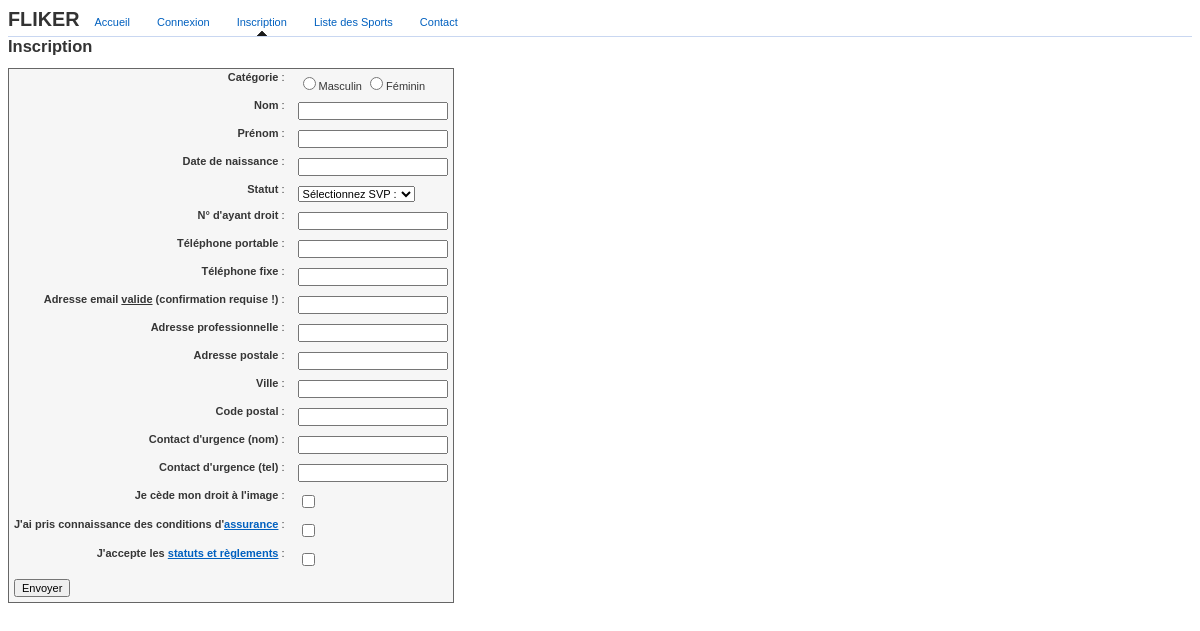
The app's page /inscription.php with its own data.
### tables this page shows
CREATE TABLE IF NOT EXISTS `fliker_config` (
  `id` varchar(255) NOT NULL COMMENT 'conf=configuration globale,notif=notification à envoyer,txt=message texte intégré au site',
  `valeur` varchar(1024) NOT NULL,
  `description` varchar(255) NOT NULL,
  PRIMARY KEY (`id`)
);

CREATE TABLE IF NOT EXISTS `fliker_champs_adherent` (
  `nom` varchar(255) NOT NULL,
  `type` varchar(255) NOT NULL,
  `description` varchar(255) NOT NULL,
  `exemple` varchar(255) NOT NULL,
  `ordre` int(16) NOT NULL,
  `required` tinyint(1) NOT NULL,
  `inscription` tinyint(1) NOT NULL,
  `user_viewable` tinyint(1) NOT NULL DEFAULT '0',
  `user_editable` tinyint(1) NOT NULL,
  `admin` tinyint(1) NOT NULL,
  `search_simple` tinyint(1) NOT NULL,
  `search_trombi` tinyint(1) NOT NULL,
  `format` varchar(255) NOT NULL,
  PRIMARY KEY (`nom`)
);

### includes/config.php (called while the page is built, shortened)
<?php
$dbname = "fliker";
?>

### webservices/General.php (called while the page is built, shortened)
<?php
function getParam($id){
	$query= "SELECT valeur FROM {$GLOBALS['prefix_db']}config WHERE id='$id' ";
	$results = mysql_query($query);
	if (mysql_num_rows($results) > 0)
		$ret = mysql_result($results,0,"valeur");
	else
		$ret = NULL;
	return $ret;
}
?>

### webservices/Adherent.php (called while the page is built, shortened)
<?php
function getChampsAdherents()
{
	$query = "SELECT * FROM {$GLOBALS['prefix_db']}champs_adherent ORDER BY ordre ASC";
	$results = mysql_query($query);
	$champs = array();
	while($row = mysql_fetch_array($results)){
		$champs[$row['nom']] = $row;
	}
	return $champs;
}
?>

### webservices/Select.php (called while the page is built, shortened)
<?php
function getSelect($table){
	$query = "SELECT id,nom FROM {$GLOBALS['prefix_db']}$table ORDER BY nom";
	$results = mysql_query($query);
	$tab = array();
	while($row = mysql_fetch_array($results)){
			$tab[$row['id']] = $row['nom'];
	}
	return $tab;
}
?>

### inscription.php (the view, shortened to what this page needs)
<?php
$header = '
<!DOCTYPE HTML PUBLIC "-//W3C//DTD HTML 3.2 Final//EN">
<html>
 <head>
  <title>::Fliker::Inscription</title>
  <link rel="stylesheet" type="text/css" href="./includes/style.css" />
  <link rel="stylesheet" type="text/css" href="./includes/css/ui-lightness/jquery-ui-1.8.11.custom.css" />
	<script type="text/javascript" src="./includes/js/jquery.js"></script>
	<script type="text/javascript" src="./includes/js/jquery.validate.min.js"></script>
	<script type="text/javascript" src="./includes/js/jquery-ui.js"></script>
	<script type="text/javascript" src="./includes/js/jquery.ui.datepicker-fr.js"></script>
 	</head>
	<body>';
$footer = '</body></html>';
include("General.php");
include("Adherent.php");
include("Select.php");
include_once("EspaceMembre.class.php");
print $header;
$EspaceMembre = new EspaceMembre;
$EspaceMembre->showMenu();
print '<h2>Inscription</h2>';
if (isset($_POST['action']) && $_POST['action'] == 'submitted')
{
	if(!(strcmp($_SESSION['uid'],"") == 0))
	{
		$_SESSION = $_POST;
		$tab = getChampsAdherents();
		print "<h2>Récapitulatif</h2>";
		print '<TABLE BORDER="1">';
		foreach($tab as $row){
			if($row['inscription']==1)
			{
				print '<TR>';
				if($row['type']==="varchar")
					print '<TD>'.$row['description'].'</TD><TD>'.$_SESSION[$row['nom']].'</TD>';
				if($row['type']==="date")
					print '<TD>'.$row['description'].'</TD><TD>'.$_SESSION[$row['nom']].'</TD>';
				if($row['type']==="tinyint")
				{
					if (isset($_SESSION[$row['nom']]) && $_SESSION[$row['nom']]==="on")
						print '<TD>'.$row['description'].'</TD><TD>Oui</TD>';
					else
						print '<TD>'.$row['description'].'</TD><TD>Non</TD>';
				}
				if($row['type']==='file')
				{
					print '<TD>'.$row['description'].'</TD><TD>'.$_FILES[$row['nom']]['name'].'</TD>';
					saveImage($_SESSION['email'],$row['nom']);
				}
				if($row['type']==="select")
				{
					$tab=getSelect($row['nom']);
					print '<TD>'.$row['description'].'</TD><TD>'.$tab[$_SESSION['id_'.$row['nom']]].'</TD>';
				}
			}
			print '</TR>';
		}
		print '</TABLE>';
		print '<button type="button" onclick="history.go(-1)">
			Modifier
		</button> ';
		print '<FORM action="inscription.php" method="POST">
		<input type=\'hidden\' name=\'action\' value=\'confirmed\' />
		<INPUT type=\'submit\' value=\'Confirmer\'>
		</FORM>
		';
		print $footer;
	}
	else
		header("location: inscription.php") ;
}
else if (isset($_POST['action']) && $_POST['action'] == 'confirmed')
{
	$cryptinstall="./includes/cryptographp.fct.php";
	include $cryptinstall;
	include("includes/captcha.php");
}
else
{
	$tab = getChampsAdherents();
	print '<br/><FORM id="f_inscription" action="inscription.php?';
	echo SID;
	print '" enctype="multipart/form-data" method="POST">';
	print '<table border=0>';
	foreach($tab as $row)
	{
		if($row['inscription']==1)
		{
			$format =$row['format'];
			if ($row['required']==1)
				$format ="class=\"{$format}_req\"";
			else
				$format="class=\"$format\"";
			if($row['format'] === "categorie")
			{
				print '<tr ><td class="label"><LABEL for ='.$row['nom'].' >'.$row['description'].'</LABEL> : </td>
					<td>
					<INPUT type=radio name='.$row['nom'].' '.$format.' value="M">Masculin
					<INPUT type=radio name='.$row['nom'].' '.$format.' value="F">Féminin
					</td>
					</tr>
					</div>';
			}
			else
			if($row['type']==='varchar')
				print '<tr><td class="label"><LABEL for ='.$row['nom'].' >'.$row['description'].'</LABEL> : </td><td><INPUT type=text name="'.$row['nom'].'" id="'.$row['nom'].'" '.$format.' ></td></tr>';
			else
			if($row['type']==='date')
				print '<tr><td class="label"><LABEL for ="datepicker" >'.$row['description'].'</LABEL> : </td><td><INPUT type=text readonly name="'.$row['nom'].'" id ="datepicker" '.$format.' ></td></tr>';
			else
			if($row['type']==='tinyint')
				print '<tr><td class="label"><LABEL for ='.$row['nom'].' >'.$row['description'].'</LABEL> : </td><td><INPUT type=checkbox name='.$row['nom'].' '.$format.'></td></tr>';
			else
			if($row['type']==='file')
				print '<tr><td class="label"><LABEL for ='.$row['nom'].' >'.$row['description'].'</LABEL> : </td><td><INPUT type=file name='.$row['nom'].' '.$format.'></td></tr>';
			else
			if($row['type']==='select'){
				$values = getSelect($row['nom']);
				print '<tr><td class="label"><LABEL for ='.$row['nom'].' >'.$row['description'].'</LABEL> : </td><td><SELECT name="id_'.$row['nom'].'" id="id_'.$row['nom'].'" '.$format.'>';
                                       print '<OPTION value="" selected>Sélectionnez SVP :</OPTION>';
				print '</SELECT></td></tr>';
			}
		}
	}
	print '<tr><td colspan="2"><INPUT type=\'submit\' name="submit" value=\'Envoyer\'></td></tr>';
	print '</table>';
	print '</FORM>';
	print $footer;
}
?>

### includes/EspaceMembre.class.php (shortened to what this page needs)
<?php
include_once("General.php");
include_once("Adherent.php");
class EspaceMembre
{
	public function showMenu($page = 0)
	{
		print '<div id="top">';
		print '<span id="title"><h1>';
		print getParam('text_top.txt');
		print '</h1></span>';
		include("menu.php");
		print '</div>';
	}
}
?>

### menu.php (shortened to what this page needs)
<?php
$info = pathinfo($_SERVER['PHP_SELF']);
$actuel = substr($info['basename'], 0, -4);
if($actuel == "inscription"){$tmp_stock5 = 'selected';}
if(isset($_SESSION['user']))
{$menu_logger='<li><a class="'.$tmp_stock1.'" href="index.php?page=7&adh='.$_SESSION['uid'].'">Mon espace</a></li>';}
else{
$menu_logger='
<li><a class="'.$tmp_stock3.'" href="index.php?page=23">Accueil</a></li>
<li><a class="'.$tmp_stock4.'" href="login.php">Connexion</a></li>
<li><a class="'.$tmp_stock5.'" href="inscription.php">Inscription</a></li>
';
}
print '
<ul id="main_menu">
'.$menu_logger.'
<li><a class="'.$tmp_stock2.'" href="index.php?page=21">Liste des Sports</a></li>
';
if (isset($_GET['page']))
	$tmp_stock3 = (($_GET['page']==22) ? 'selected' : '');
else
	$tmp_stock3 = '';
print '
<li><a class="'.$tmp_stock3.'" href="index.php?page=22">Contact</a></li>
';
print '</ul>';
?>

### includes/style.css (style rules this page uses)
* { font-size: 11px; }
body, input, select, textarea { font-family: verdana, arial, helvetica, sans-serif; font-size: 11px; }
body { color: #333; background-color: #fff; text-align: left; }
a:link { color:#0060BF; text-decoration: underline; }
h1, h2, h3, h4, h5, h6 { font-family: "Lucida Grande", "Lucida Sans Unicode", geneva, verdana, arial, helvetica, sans-serif; font-weight: bold; color: #333; }
h1 { font-size: 1.8em; margin: 0em; color: #333; }
h2 { font-size: 1.5em; margin: 0em; }
div { padding : 0em; margin : 0em; }
#top { border-bottom : 1px solid #C9D7F1; padding-bottom: 4px; }
#title { display: inline-block; }
#main_menu { display: inline-block; list-style: none; margin: 0.4em 0em 0.4em 0em; padding : 0em; }
#main_menu li { font: 67.5% "Lucida Sans Unicode", "Bitstream Vera Sans", "Trebuchet Unicode MS", "Lucida Grande", Verdana, Helvetica, sans-serif; display:inline; }
#main_menu a { padding: 8px 12px; text-decoration: none; }
#main_menu a:hover, #main_menu a.selected { background: url("../images/hover.gif") bottom center no-repeat; padding-bottom: 8px; }
label { font-weight: bold; }
#f_inscription table { border-spacing: 0px; border-collapse: collapse; empty-cells: show; }
#f_inscription .label { padding-top: 2px; padding-right: 8px; vertical-align: top; text-align: right; width: 125px; white-space: nowrap; }
table { border-collapse: collapse; border: 1px solid #666666; font: normal 11px verdana, arial, helvetica, sans-serif; color: #363636; background: #f6f6f6; text-align:left; }
table a { color: #333333; text-decoration:none; }
tbody th, tbody td { padding:5px; }

### records on screen
fliker_config: valeur "FLIKER"
fliker_champs_adherent: description "Catégorie"
fliker_champs_adherent: description "Nom"
fliker_champs_adherent: description "Prénom"
fliker_champs_adherent: description "Date de naissance"
fliker_champs_adherent: description "Statut"
fliker_champs_adherent: description "N° d'ayant droit"
fliker_champs_adherent: description "Téléphone portable"
fliker_champs_adherent: description "Téléphone fixe"
fliker_champs_adherent: description "Adresse email valide (confirmation requise !)"
fliker_champs_adherent: description "Adresse professionnelle"
fliker_champs_adherent: description "Adresse postale"
fliker_champs_adherent: description "Ville"
fliker_champs_adherent: description "Code postal"
fliker_champs_adherent: description "Contact d'urgence (nom)"
fliker_champs_adherent: description "Contact d'urgence (tel)"
fliker_champs_adherent: description "Je cède mon droit à l'image"
fliker_champs_adherent: description "J'ai pris connaissance des conditions d' assurance"
fliker_champs_adherent: description "J'accepte les statuts et règlements"
